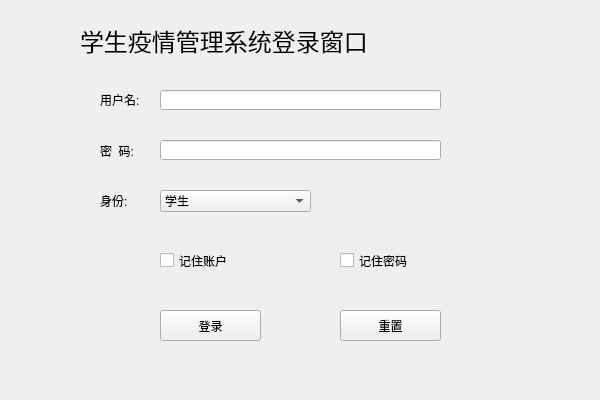
<?xml version="1.0" encoding="UTF-8"?>
<ui version="4.0">
 <class>LogWidget</class>
 <widget class="QWidget" name="LogWidget">
  <property name="geometry">
   <rect>
    <x>0</x>
    <y>0</y>
    <width>600</width>
    <height>400</height>
   </rect>
  </property>
  <property name="windowTitle">
   <string>登录</string>
  </property>
  <widget class="QLabel" name="label_title">
   <property name="geometry">
    <rect>
     <x>80</x>
     <y>20</y>
     <width>521</width>
     <height>41</height>
    </rect>
   </property>
   <property name="font">
    <font>
     <family>方正粗黑宋简体</family>
     <pointsize>18</pointsize>
    </font>
   </property>
   <property name="text">
    <string>学生疫情管理系统登录窗口</string>
   </property>
  </widget>
  <widget class="QLabel" name="label_name">
   <property name="geometry">
    <rect>
     <x>100</x>
     <y>90</y>
     <width>61</width>
     <height>20</height>
    </rect>
   </property>
   <property name="text">
    <string>用户名:</string>
   </property>
  </widget>
  <widget class="QLabel" name="label_pw">
   <property name="geometry">
    <rect>
     <x>100</x>
     <y>140</y>
     <width>61</width>
     <height>21</height>
    </rect>
   </property>
   <property name="text">
    <string>密  码:</string>
   </property>
  </widget>
  <widget class="QLineEdit" name="edit_name">
   <property name="geometry">
    <rect>
     <x>160</x>
     <y>90</y>
     <width>281</width>
     <height>20</height>
    </rect>
   </property>
  </widget>
  <widget class="QLineEdit" name="edit_pw">
   <property name="geometry">
    <rect>
     <x>160</x>
     <y>140</y>
     <width>281</width>
     <height>20</height>
    </rect>
   </property>
  </widget>
  <widget class="QPushButton" name="btn_log">
   <property name="geometry">
    <rect>
     <x>160</x>
     <y>310</y>
     <width>101</width>
     <height>31</height>
    </rect>
   </property>
   <property name="text">
    <string>登录</string>
   </property>
  </widget>
  <widget class="QPushButton" name="btn_clear">
   <property name="geometry">
    <rect>
     <x>340</x>
     <y>310</y>
     <width>101</width>
     <height>31</height>
    </rect>
   </property>
   <property name="text">
    <string>重置</string>
   </property>
  </widget>
  <widget class="QCheckBox" name="check_name">
   <property name="geometry">
    <rect>
     <x>160</x>
     <y>250</y>
     <width>121</width>
     <height>21</height>
    </rect>
   </property>
   <property name="text">
    <string>记住账户</string>
   </property>
  </widget>
  <widget class="QCheckBox" name="check_pw">
   <property name="geometry">
    <rect>
     <x>340</x>
     <y>250</y>
     <width>101</width>
     <height>21</height>
    </rect>
   </property>
   <property name="text">
    <string>记住密码</string>
   </property>
  </widget>
  <widget class="QLabel" name="label">
   <property name="geometry">
    <rect>
     <x>100</x>
     <y>190</y>
     <width>40</width>
     <height>21</height>
    </rect>
   </property>
   <property name="text">
    <string>身份:</string>
   </property>
  </widget>
  <widget class="QComboBox" name="comboBox">
   <property name="geometry">
    <rect>
     <x>160</x>
     <y>190</y>
     <width>151</width>
     <height>22</height>
    </rect>
   </property>
   <item>
    <property name="text">
     <string>学生</string>
    </property>
   </item>
   <item>
    <property name="text">
     <string>管理员</string>
    </property>
   </item>
  </widget>
  <widget class="QLabel" name="background">
   <property name="geometry">
    <rect>
     <x>-1</x>
     <y>2</y>
     <width>601</width>
     <height>411</height>
    </rect>
   </property>
   <property name="text">
    <string/>
   </property>
   <property name="pixmap">
    <pixmap resource="photo.qrc">:/new/prefix1/MailList_photos/addlabelbackground.webp</pixmap>
   </property>
  </widget>
  <zorder>background</zorder>
  <zorder>label_title</zorder>
  <zorder>label_name</zorder>
  <zorder>label_pw</zorder>
  <zorder>edit_name</zorder>
  <zorder>edit_pw</zorder>
  <zorder>btn_log</zorder>
  <zorder>btn_clear</zorder>
  <zorder>check_name</zorder>
  <zorder>check_pw</zorder>
  <zorder>label</zorder>
  <zorder>comboBox</zorder>
 </widget>
 <resources>
  <include location="photo.qrc"/>
 </resources>
 <connections/>
</ui>
